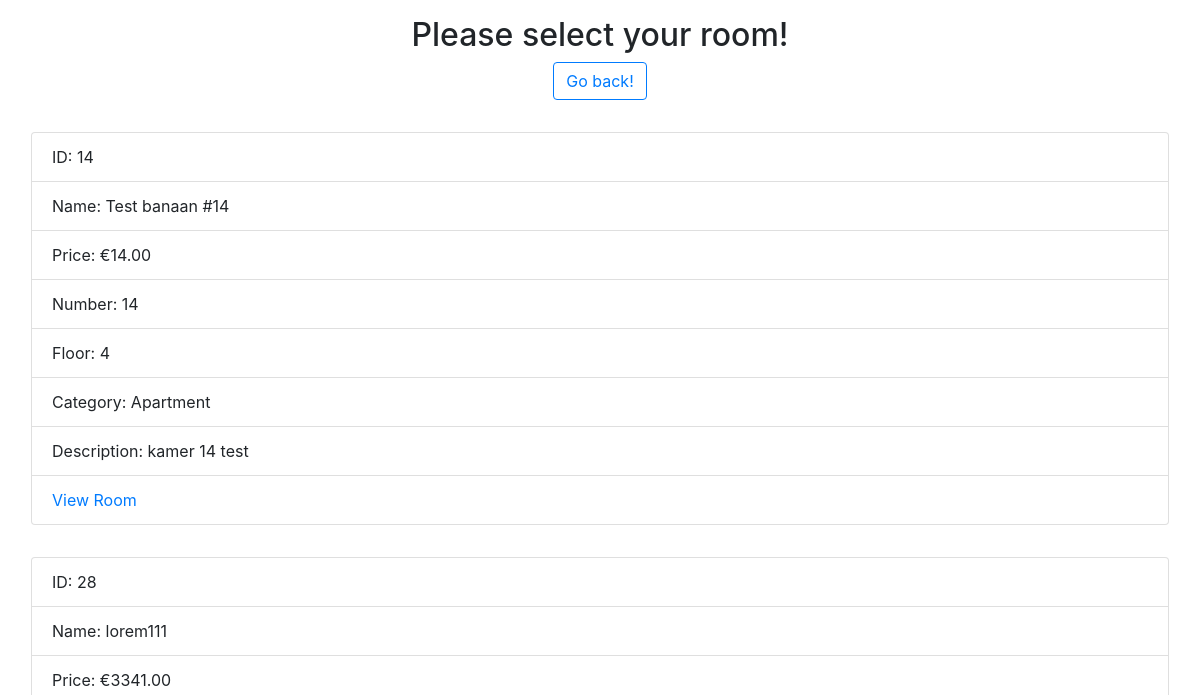
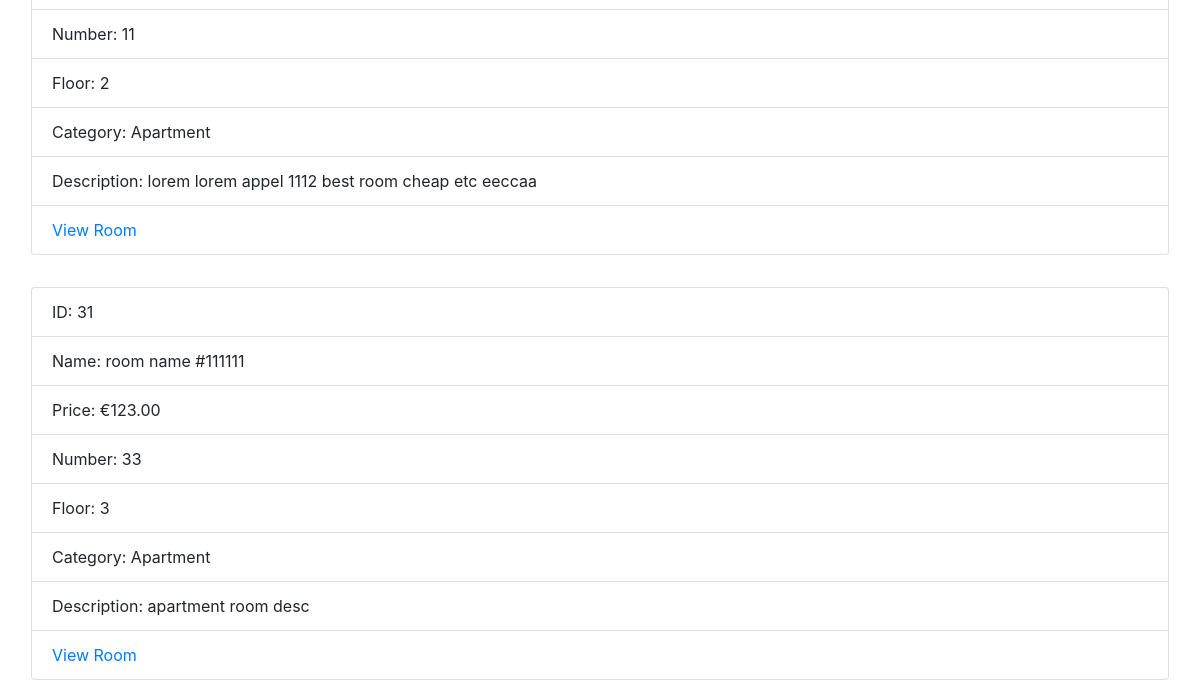
/category.php?categoryid=4 (upper part), run on an earlier commit of the app's database (2 pictures, top to bottom).
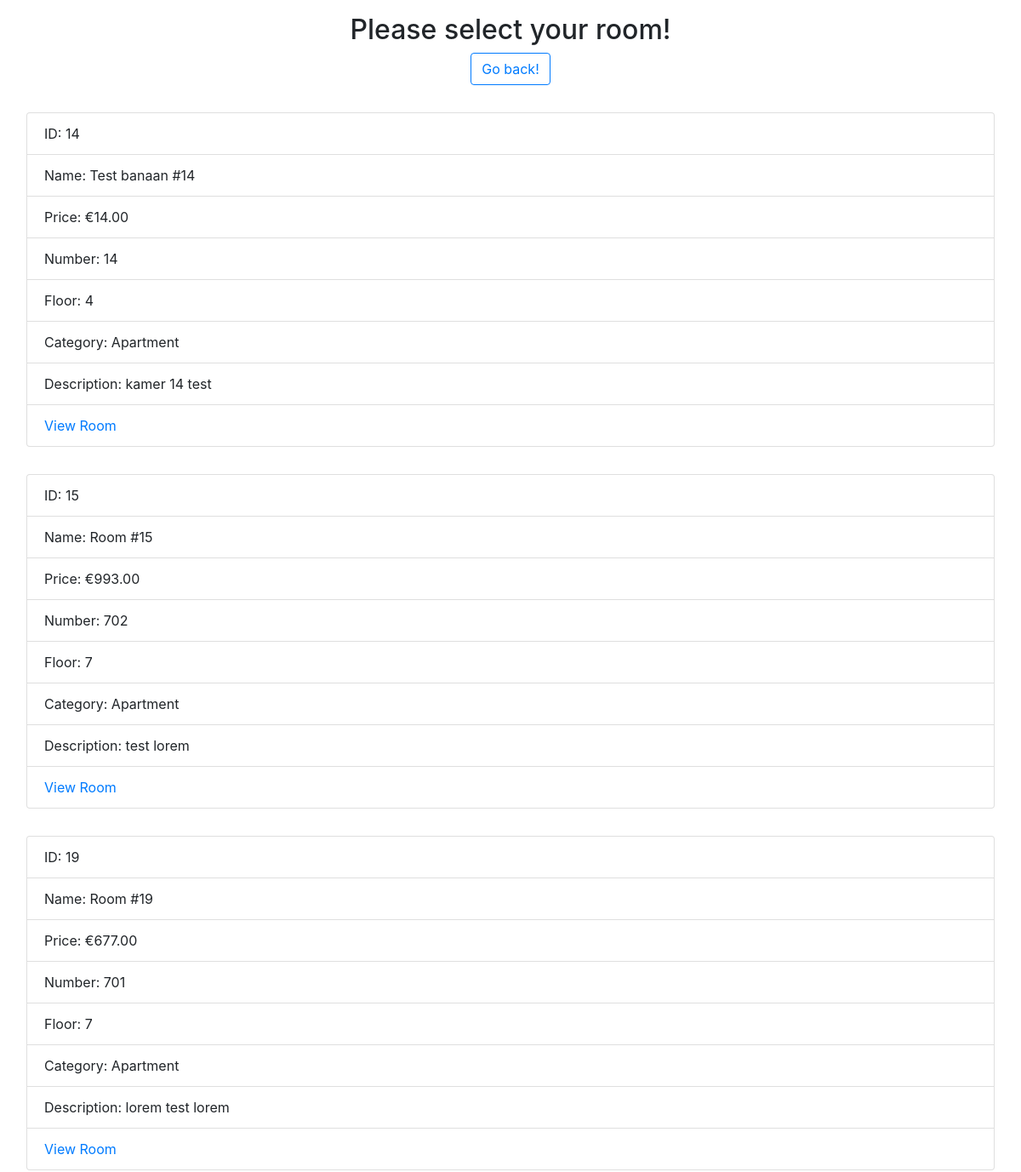
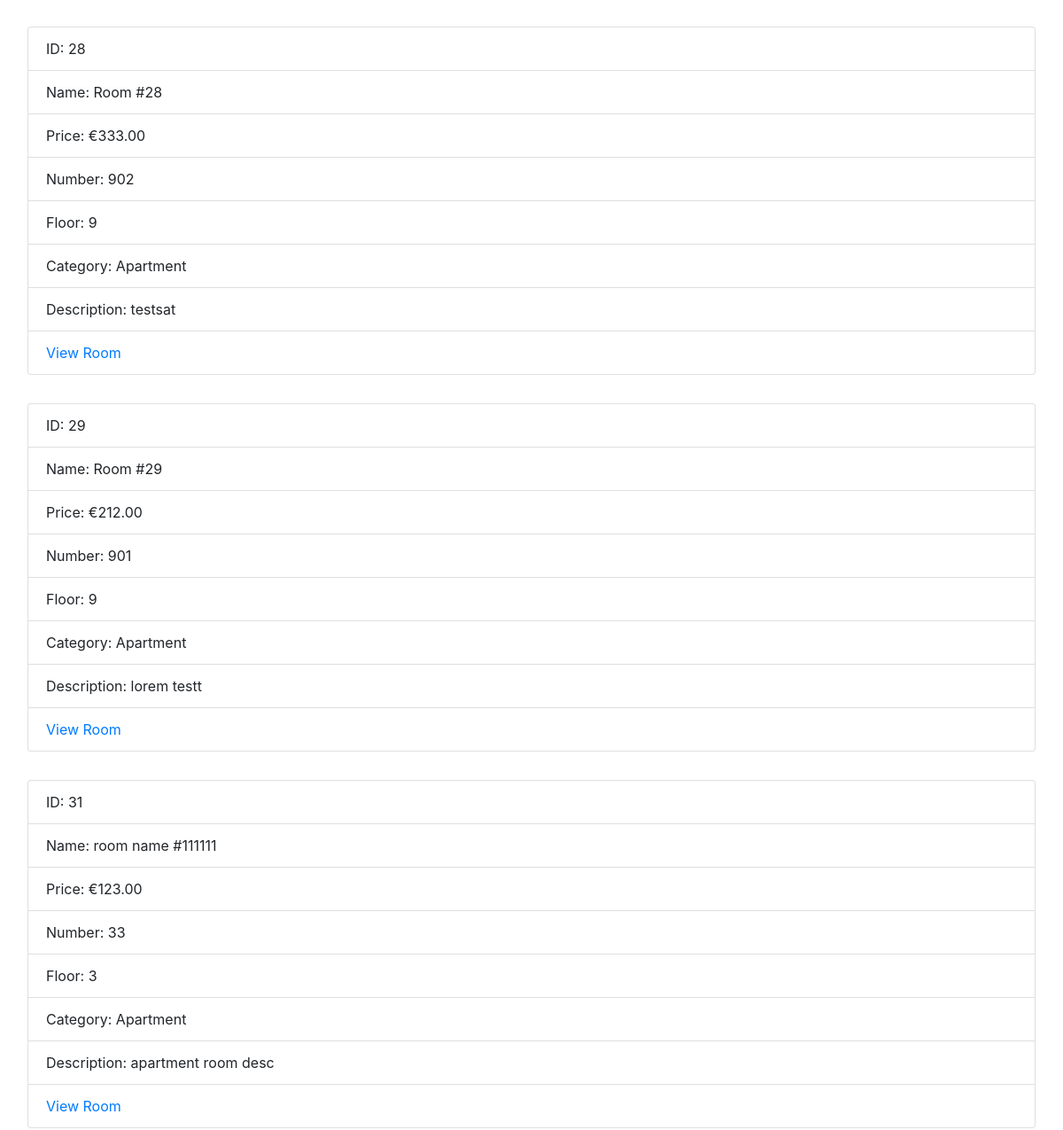
And on a later commit of the database (2 pictures, top to bottom).
### tables this page shows
CREATE TABLE `rooms` (
  `room_id` int(11) NOT NULL,
  `room_name` varchar(50) NOT NULL,
  `room_price` decimal(11,2) NOT NULL,
  `room_number` int(11) NOT NULL,
  `room_floor` int(11) NOT NULL,
  `category_id` int(11) NOT NULL,
  `room_description` varchar(255) NOT NULL
);

CREATE TABLE `categories` (
  `category_id` int(11) NOT NULL,
  `category_name` varchar(100) NOT NULL
);

### private/class.php (called while the page is built, shortened)
<?php
class Database
{
    protected $hostname;
    protected $username;
    protected $password;
    protected $dbname;
    private $charset = 'utf8mb4';
    public function __construct($host, $user, $pass, $db)
    {
        $this->hostname = $host;
        $this->username = $user;
        $this->password = $pass;
        $this->dbname = $db;
    }
    public function connect()
    {
        $dsn = "mysql:host=$this->hostname;dbname=$this->dbname;charset=$this->charset";
        $options = [
            PDO::ATTR_ERRMODE            => PDO::ERRMODE_EXCEPTION,
            PDO::ATTR_DEFAULT_FETCH_MODE => PDO::FETCH_ASSOC,
            PDO::ATTR_EMULATE_PREPARES   => false,
        ];
        try {
            $this->pdo = new PDO($dsn, $this->username, $this->password, $options);
        } catch (\PDOException $e) {
            throw new \PDOException($e->getMessage(), (int) $e->getCode());
        }
    }
}
$db = new Database('localhost','root','','hotelcalifornia');

### public/category.php (the view, shortened to what this page needs)
<?php
require '../private/class.php';
$stmt = $db->pdo->prepare("SELECT * FROM categories INNER JOIN rooms ON categories.category_id = rooms.category_id WHERE rooms.category_id = :category_id ORDER BY room_id");
$stmt->bindParam(':category_id', $_GET['categoryid']);
$stmt->execute();
$results = $stmt->fetchAll(PDO::FETCH_ASSOC);
?>
<!DOCTYPE html>
<html lang="en">
<head>
    <link rel="stylesheet" href="https://stackpath.bootstrapcdn.com/bootstrap/4.5.0/css/bootstrap.min.css">
</head>
<body>
<div class="container-fluid">
    <main class="text-center pt-3">
    <h2>Please select your room!</h2>
        <a class="btn btn-outline-primary" href="index.php">Go back!</a>
    </main>
    <div class="wrapper mt-3 mb-3">
    <?php foreach ($results as $room):?>
        <ul class="list-group p-3">
            <li class="list-group-item">ID: <?=$room['room_id']?></li>
            <li class="list-group-item">Name: <?=$room['room_name']?></li>
            <li class="list-group-item">Price: &euro;<?=$room['room_price']?></li>
            <li class="list-group-item">Number: <?=$room['room_number']?></li>
            <li class="list-group-item">Floor: <?=$room['room_floor']?></li>
            <li class="list-group-item">Category: <?=$room['category_name']?></li>
            <li class="list-group-item">Description: <?=$room['room_description']?></li>
            <li class="list-group-item"><a href="room.php?id=<?=$room['room_id']?>">View Room</a></li>
        </ul>
    <?php endforeach;?>
    </div>
</div>
</body>
</html>

What changed in the data, as far as the page shows it:
added rooms: room_id "15", room_name "Room #15", room_price "993.00", room_number "702", room_floor "7", category.category_name "Apartment", room_description "test lorem"
added rooms: room_id "19", room_name "Room #19", room_price "677.00", room_number "701", room_floor "7", category.category_name "Apartment", room_description "lorem test lorem"
changed rooms id 28: room_name "lorem111" → "Room #28"; room_price "3341.00" → "333.00"; room_number "11" → "902"; room_floor "2" → "9"; room_description "lorem lorem appel 1112 best room cheap etc eeccaa" → "testsat"
added rooms: room_id "29", room_name "Room #29", room_price "212.00", room_number "901", room_floor "9", category.category_name "Apartment", room_description "lorem testt"
